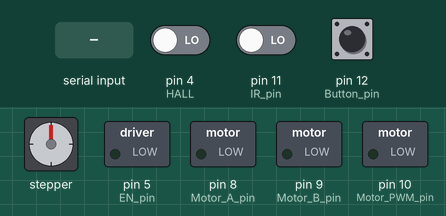
The sketch below on a simulated Arduino Uno, built with avr-gcc and run on an emulated ATmega328P. Parts: stepper motor, switched loads named in the sketch (green lamp = pin HIGH). The inputs (shaded band) are chosen by the test bench; at power-on: pin 12 (Button_pin) LOW, pin 11 (IR_pin) LOW, pin 4 (HALL) LOW. Stepper angles assume 200 steps per turn; what the sketch prints to the serial monitor is not drawn.

Above: at 1.8 s.
1.9 s: "2" received over Serial
At 2.6 s:
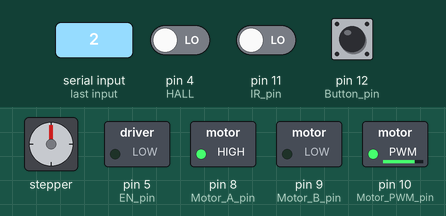
3.4 s: pin 12 (Button_pin) pulled HIGH for 0.15 s
At 5.6 s:
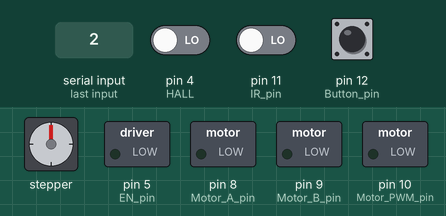
5.9 s: "c" received over the second serial link
8.9 s: pin 11 (IR_pin) driven HIGH
11.9 s: pin 12 (Button_pin) pulled HIGH for 1 s
At 12.7 s:
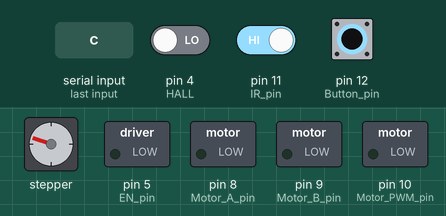
15.9 s: byte 53 ('5') received over Serial
At 18.7 s:
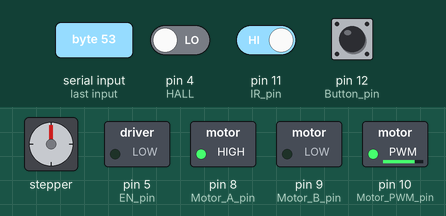
Timing chart, 0 to 19.9 s (numbered marks = the images above; inputs shaded):
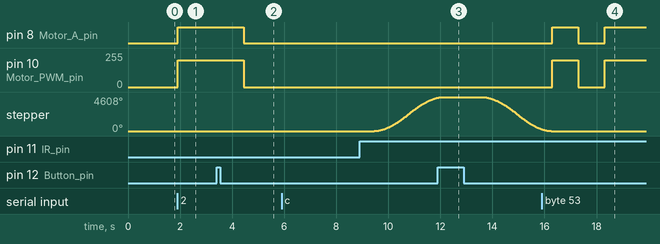

The sketch:

yolo_v2.ino
```cpp
#include <AccelStepper.h>
#include <SoftwareSerial.h>


SoftwareSerial btSerial(2, 3); // RX, TX

const int HALL = 4;
const int IR_pin = 11;
const int Button_pin = 12;

const int EN_pin  = 5;
const int dir_pin  = 6;
const int step_pin = 7;

const int Motor_A_pin  = 8;
const int Motor_B_pin  = 9;
const int Motor_PWM_pin = 10;
int Motor_Speed = 200;

//OFF OFF ON ,16STEP,3200PULS //ON OFF ON 1A //기어비 25/100=>360/4=90도(3200펄스동작시90도 회전), 360/5=75도 *0번(0)*1번(2560) *2번(5120) *3번(7680) *4번(11200)
int compartment[] = {0, 2560, 5120, -2560, -5120, 0}; //800///4800,6400based on our EI model (Bottle,Can,Paper,GLASS,other,Noise)

int start_bt=0, mode_s=0;
int ir=0;
int button_SW=0;
int sw_state=0;

char bt;
char pidata;
int selected = 0; //default

//AccelStepper stepper(AccelStepper::DRIVER, step_pin, dir_pin);
AccelStepper stepper(1, step_pin, dir_pin);   // (Typeof driver: with 2 pins, STEP, DIR)

void setup()
{
  Serial.begin(9600);
  //piSerial.begin(9600);
  btSerial.begin(9600);

  pinMode(HALL, INPUT);
  pinMode(IR_pin, INPUT);
  pinMode(Button_pin, INPUT);


  pinMode(Motor_A_pin, OUTPUT);
  pinMode(Motor_B_pin, OUTPUT);

  pinMode(EN_pin,OUTPUT);
  digitalWrite(EN_pin, LOW); // 모터 on 시키기

  // stepper motor calibration
  stepper.setMaxSpeed(3000); // Set maximum speed value for the stepper
  stepper.setAcceleration(2000); // Set acceleration value for the stepper

  while(digitalRead(HALL)){
      stepper.setSpeed(-400); // Set the current position to 0 steps
      stepper.runSpeed();
  }
  delay(100);
  stepper.setCurrentPosition(0);
  //end of stepper motor calibration


  digitalWrite(Motor_A_pin, LOW);
  digitalWrite(Motor_B_pin, LOW);
  analogWrite(Motor_PWM_pin, 0);

  delay(500);
}

void loop()
{

  if (btSerial.available()) {
    bt=btSerial.read();
    Serial.print( "BT_data:" );
    Serial.println(bt);
    if(bt=='b'){
      selected=0;
    }
    if(bt=='c'){
      selected=1;
    }
    if(bt=='p'){
      selected=2;
    }
    if(bt=='g'){
      selected=3;
    }
    if(bt=='o'){
      selected=4;
    }
    if(bt=='n'){
      mode_s=0;
      //selected=5;
    }
    bt='a';
  }

 if (Serial.available()) {
    pidata=Serial.read();
    if(pidata=='b')selected=0;
    if(pidata=='c')selected=1;
    if(pidata=='p')selected=2;
    if(pidata=='g')selected=3;
    if(pidata=='o')selected=4;
    if(pidata=='n')mode_s=0;
    if(pidata=='1')Motor_Stop();
    if(pidata=='2')forward();
    if(pidata=='3')Motor_Speed=Motor_Speed+5;
    if(pidata=='4')Motor_Speed=Motor_Speed-5;
    if(pidata=='5')mode_s=3;
    Serial.print( "Motor_Speed:" );
    Serial.println( Motor_Speed );
    pidata='a';
  }

  if(mode_s==0){
    selected=5;
    stepper.moveTo(compartment[selected]);
    stepper.runToPosition();
    Motor_Stop();
    mode_s=1;
  }

  button_SW=digitalRead(Button_pin);

  Serial.print( "mode_s:" );
  Serial.print( mode_s );
  Serial.print( "     button_SW:" );
  Serial.print( button_SW );
  ir=digitalRead(IR_pin);
  Serial.print( "   ir:" );
  Serial.print( ir );

  if(button_SW==HIGH){
    if(sw_state==0){
      mode_s=2;
      sw_state=1;
      delay(1000);
    }else{
      mode_s=0;
      sw_state=0;
      delay(1000);
    }
  }
  Serial.print( "  sw_state:" );
  Serial.print( sw_state );

  if(mode_s==2){
    while(digitalRead(IR_pin)==HIGH){
        forward();
        ir=digitalRead(IR_pin);
        Serial.print( "ir:" );
        Serial.println( ir );
        button_SW=digitalRead(Button_pin);
        if(button_SW==HIGH){
          mode_s=0;
          sw_state=0;
          delay(1000);
          break;
        }
    }
    Motor_Stop();
    if(mode_s==0){
      delay(100);
    }else{
      mode_s=4;
      delay(5000);
      btSerial.print("C");
    }

  }

  if(mode_s==3){
    while(digitalRead(IR_pin)==LOW){
        button_SW=digitalRead(Button_pin);
        if(button_SW==HIGH){
          mode_s=0;
          sw_state=0;
          delay(1000);
          break;
        }
        forward();
        ir=digitalRead(IR_pin);
        Serial.print( "ir:" );
        Serial.println( ir );
    }

    if(mode_s==0){
      delay(100);
    }else{
      forward();
      delay(1000);
      Motor_Stop();
      delay(1000);
      stepper.moveTo(compartment[0]);
      stepper.runToPosition();
      mode_s=2;
    }

  }

  Serial.print( "  mode_s:" );
  Serial.println( mode_s );

  if(mode_s==4){
    // if Bottle selected
      if (selected == 0){
          stepper.moveTo(compartment[selected]);
          stepper.runToPosition();
          mode_s=3;
          selected=5;
          delay(500);
        }
        // if GLASS selected
      else if (selected == 1){
          stepper.moveTo(compartment[selected]);
          stepper.runToPosition();
          mode_s=3;
          selected=5;
          delay(500);
      }
        // if PAPER selecte
      else if (selected == 2){
          stepper.moveTo(compartment[selected]);
          stepper.runToPosition();
          mode_s=3;
          selected=5;
          delay(500);
      }
    // if CAN selected
      else if (selected == 3){
          stepper.moveTo(compartment[selected]);
          stepper.runToPosition();
          mode_s=3;
          selected=5;
          delay(500);
      }
      else if (selected == 4){
          stepper.moveTo(compartment[selected]);
          stepper.runToPosition();
          mode_s=3;
          selected=5;
          delay(500);
      }

      else {
          //no statement
    }
  }//mode4 end


  //main end
}


void forward()
{
  digitalWrite(Motor_A_pin, HIGH);
  digitalWrite(Motor_B_pin, LOW);
  analogWrite(Motor_PWM_pin, Motor_Speed);
}
void Motor_Stop()
{
  digitalWrite(Motor_A_pin, LOW);
  digitalWrite(Motor_B_pin, LOW);
  analogWrite(Motor_PWM_pin, 0);
}
```

Measured:
- after the input at 1.9 s, pin 8 (Motor_A_pin): LOW → HIGH at once; pin 10 (Motor_PWM_pin): 0/255 → 200/255 at once
- after the input at 3.4 s, pin 8 (Motor_A_pin): HIGH → LOW after 1.0 s; pin 10 (Motor_PWM_pin): 200/255 → 0/255 after 1.0 s
- after the input at 5.9 s, every drawn part: stays the same
- after the input at 11.9 s, pin 8 (Motor_A_pin): stays LOW (without the input it goes to HIGH after 0.71 s); pin 10 (Motor_PWM_pin): stays 0/255 (without the input it goes to 200/255 after 0.71 s)
- after the input at 15.9 s, pin 8 (Motor_A_pin): LOW → HIGH after 0.41 s, → LOW 1.0 s later, → HIGH 1.0 s later; pin 10 (Motor_PWM_pin): 0/255 → 200/255 after 0.41 s, → 0/255 1.0 s later, → 200/255 1.0 s later
